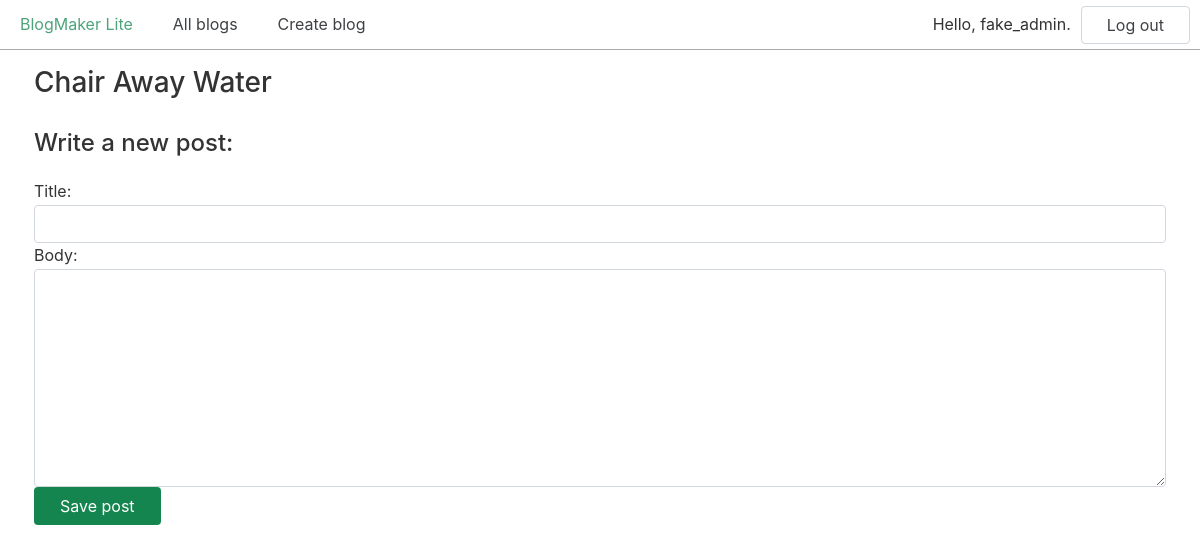
The app's page /new_post/1/ (signed in), older data.
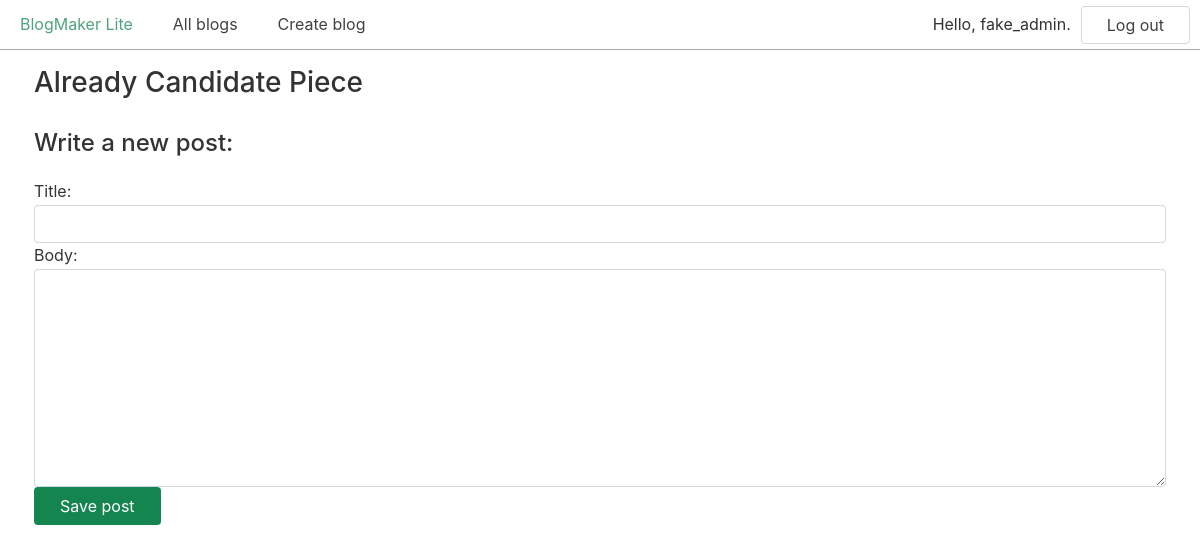
The same page, newer data.
### blogs/models.py (models this page shows, shortened)
class Blog(models.Model):
    title = models.CharField(max_length=200)
    description = models.TextField()
    date_added = models.DateTimeField(auto_now_add=True)
    owner = models.ForeignKey(User, on_delete=models.CASCADE) # many-to-one relationship

### blogs/views.py (the view, shortened to what this page needs)
# urls.py: path("new_post/<int:blog_id>/", views.new_post, name="new_post"),
@login_required
def new_post(request, blog_id):
    blog = Blog.objects.get(id=blog_id)
    if request.method != "POST":
        form = BlogPostForm()
    context = {"form": form, "blog": blog}
    return render(request, "blogs/new_post.html", context)

### blogs/forms.py
class BlogPostForm(forms.ModelForm):
    class Meta:
        model = BlogPost
        fields = ["title", "body"]

### blogs/templates/blogs/new_post.html (shortened to what this page needs)
{% extends "blogs/base.html" %}
{% block content %}
  <h2>{{ blog.title }}</h2>
  <h3>Write a new post:</h3>
  <form action="{% url 'blogs:new_post' blog.id %}" method="post">
    {{ form.as_div }}
    <button class="button primary" name="submit">Save post</button>
  </form>
{% endblock content %}

Row changes from the older to the newer data that the page shows:
changed Blog: title "Chair Away Water" → "Already Candidate Piece"
